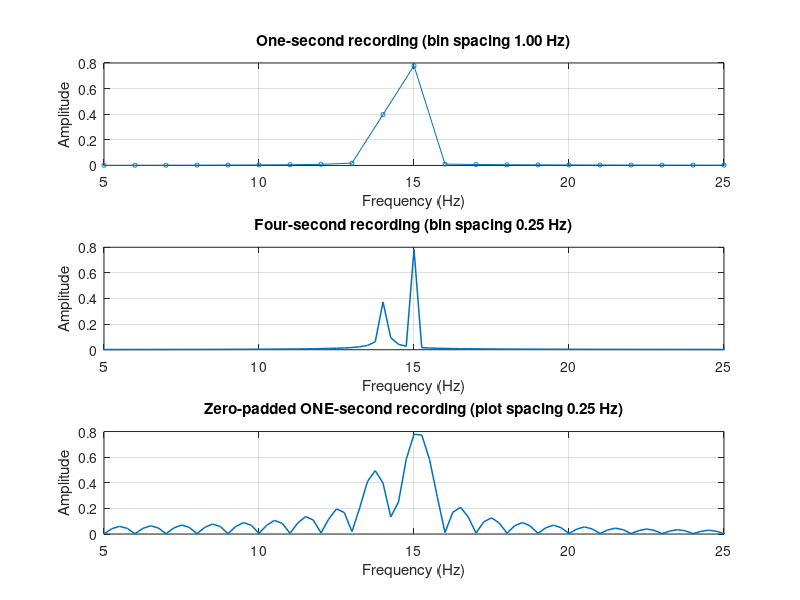

MATLAB code for this plot:
%% Exercise 3 - Spectral leakage, recording length and zero padding
% Savonia Lecture 5 - Fourier Assignment
% Only enter the FINAL DIGIT of your student number, never the whole number.
clear; clc; close all;

d = input('Enter only the LAST digit of your student number (0-9): ');
validateattributes(d,{'numeric'},{'scalar','integer','>=',0,'<=',9});
f2 = 13.2 + 0.17*d;

fs = 200;                     % Keep sampling rate unchanged

% One-second recording
T1 = 1;
t1 = 0:1/fs:T1-1/fs;
x1 = 0.8*sin(2*pi*15*t1) + 0.4*sin(2*pi*f2*t1);
N1 = length(x1);
Y1 = fft(x1);
A1 = abs(Y1/N1);
A1 = A1(1:N1/2+1);
A1(2:end-1) = 2*A1(2:end-1);
f1 = fs*(0:N1/2)/N1;

% Four-second recording: SAME frequencies and same sampling rate
T4 = 4;
t4 = 0:1/fs:T4-1/fs;
x4 = 0.8*sin(2*pi*15*t4) + 0.4*sin(2*pi*f2*t4);
N4 = length(x4);
Y4 = fft(x4);
A4 = abs(Y4/N4);
A4 = A4(1:N4/2+1);
A4(2:end-1) = 2*A4(2:end-1);
f4 = fs*(0:N4/2)/N4;

% Zero-pad the ORIGINAL one-second signal to 4*N1 FFT points.
% IMPORTANT: divide by N1 (actual recorded samples), NOT by 4*N1.
Npad = 4*N1;
Ypad = fft(x1,Npad);
Apad = abs(Ypad/N1);
Apad = Apad(1:Npad/2+1);
Apad(2:end-1) = 2*Apad(2:end-1);
fpad = fs*(0:Npad/2)/Npad;

% Combined comparison required for GitHub submission.
figure('Name','Exercise 3 - Leakage Comparisons','Color','w');
subplot(3,1,1);
plot(f1,A1,'-o','MarkerSize',3); grid on; xlim([5 25]);
xlabel('Frequency (Hz)'); ylabel('Amplitude');
title(sprintf('One-second recording (bin spacing %.2f Hz)',fs/N1));

subplot(3,1,2);
plot(f4,A4,'-','LineWidth',1.1); grid on; xlim([5 25]);
xlabel('Frequency (Hz)'); ylabel('Amplitude');
title(sprintf('Four-second recording (bin spacing %.2f Hz)',fs/N4));

subplot(3,1,3);
plot(fpad,Apad,'-','LineWidth',1.1); grid on; xlim([5 25]);
xlabel('Frequency (Hz)'); ylabel('Amplitude');
title(sprintf('Zero-padded ONE-second recording (plot spacing %.2f Hz)',fs/Npad));

fprintf('You entered d = %d\n',d);
fprintf('Calculated f2 = 13.2 + 0.17*%d = %.2f Hz\n',d,f2);
fprintf('One-second: N = %d, bin spacing = %.2f Hz\n',N1,fs/N1);
fprintf('Four-second: N = %d, bin spacing = %.2f Hz\n',N4,fs/N4);
fprintf('Zero-padded one-second: FFT points = %d, spacing = %.2f Hz\n',Npad,fs/Npad);

scriptFolder = fileparts(mfilename('fullpath'));
if isempty(scriptFolder), scriptFolder = pwd; end
saveas(gcf,fullfile(scriptFolder,'leakage-comparison.png'));
disp('Saved leakage-comparison.png');
